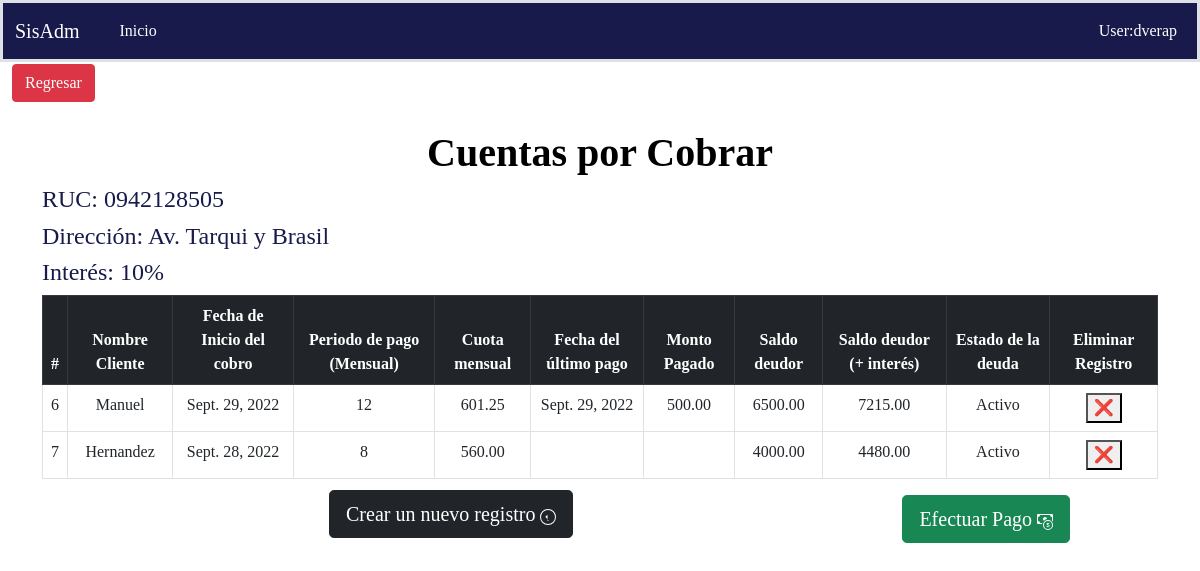
Screenshot of /cuenta_cobrar/cobro/ with the database file from the repository.
### Aplicacion/cuenta_cobrar/models.py (models this page shows, shortened)
class Cabecera(models.Model):
    nombre = models.ForeignKey(Cliente, on_delete=models.CASCADE, null=True, blank=True, verbose_name='Cliente')
    deuda = models.DecimalField(default=0.00, max_digits=9, decimal_places=2, verbose_name='Monto a diferir')
    fecha_cobro = models.DateField('Fecha inicio cobro', blank=False, null=False,default=timezone.now)
    meses_a_diferir = models.IntegerField(blank=False, null=False)
    saldo_interes = models.DecimalField(default=0.00, max_digits=9, decimal_places=2, verbose_name='Deuda')
    cuota_mensual = models.DecimalField(max_digits=7,decimal_places=2,verbose_name='Cuota Mensual',default=0.00)
    class Meta:
        verbose_name = "Cabecera"
        verbose_name_plural = "Cabeceras"
        ordering = ('nombre',)

class Cliente(models.Model):
    nombre = models.CharField(max_length=200, unique=True)
    direccion = models.CharField(max_length=200, blank=True, null=True, verbose_name='Dirección')
    telefonos = models.CharField(max_length=50, blank=True, null=True)
    email = models.CharField(max_length=100,unique=True)
    def __str__(self):
        return "{}".format(self.nombre)

class PagoDeuda(models.Model):
    cabecera = models.ForeignKey(Cabecera, on_delete=models.CASCADE, null=True, blank=True, verbose_name='Cliente')
    abono = models.DecimalField(default=0.00, max_digits=9, decimal_places=2, verbose_name='Pago')
    fecha_ab = models.DateField('Fecha de pago',default=timezone.now,null = False,blank = False)
    class Meta:
        pass

### Aplicacion/cuenta_cobrar/views/cuenta/views.py (the view)
# urls.py: path('cobro/', DetalleListView.as_view(), name="cobro"),
class DetalleListView(ListView):
    template_name = "main_cobro.html"
    context_object_name = 'cobro'
    model = Cabecera
    def get_context_data(self, **kwargs):
        context = super().get_context_data(**kwargs)
        context['url_anterior'] = '/cuenta_cobrar/tarjetas'
        context['listar_url'] = '/menu'
        context['titulo'] = 'Cuentas por Cobrar'
        context['registro'] = PagoDeuda.objects.filter()
        return context

### Aplicacion/cuenta_cobrar/templates/main_cobro.html (shortened to what this page needs)
{% extends 'base.html' %}
{% load static %}
{% block headcss %}
    <link rel="stylesheet" href="{% static "css/diseño.css" %}">
{% endblock %}
{% block regresar %}
     <a class="btn btn btn-danger" href="{{url_anterior}}">
            Regresar
      </a>
{% endblock %}
{% block main %}
    <div class="container-lg tablaCabecera">
        <h1 class="nom_empr"> <b>{{ titulo }}</b></h1>
         <h4> RUC: 0942128505 </h4>
         <h4> Dirección: Av. Tarqui y Brasil </h4>
         <h4> Interés: 10% </h4>
    </div>
    <div class="container-lg table-responsive ">
        <table class="table table-hover table-bordered " >
            <thead class="table-dark" >
            <tr>
               <th scope="col">#</th>
               <th scope="col" >Nombre Cliente</th>
               <th scope="col">Fecha de Inicio del cobro</th>
               <th scope="col"> Periodo de pago (Mensual)</th>
               <th scope="col">Cuota mensual</th>
               <th scope="col"> Fecha del último pago</th>
               <th scope="col"> Monto Pagado </th>
               <th scope="col">Saldo deudor</th>
                 <th scope="col">Saldo deudor (+ interés)</th>
               <th scope="col"> Estado de la deuda </th>
                 <th scope="col"> Eliminar Registro </th>
             </tr>
           </thead>
           <tbody>
           {% block rows %}
               <tbody>
               {% for object in cobro %}
                   <tr>
                       <td>{{ object.id }}</td>
                       <td>{{ object.nombre }}</td>
                       <td>{{ object.fecha_cobro}}</td>
                       <td>{{ object.meses_a_diferir }}</td>
                       <td>{{ object.cuota_mensual }}</td>
                       <td> {% for regis in registro %}
                               {% if object.id ==  regis.cabecera_id %}
                                    {{ regis.fecha_ab }}
                               {% endif %}
                           {% endfor %}</td>
                       <td>{% for regis in registro %}
                                {% if object.id ==  regis.cabecera_id%}
                                    {{ regis.abono }}
                                {% endif %}
                           {% endfor %}</td>
                       <td>{{ object.deuda }}</td>
                       <td>{{ object.saldo_interes }}</td>
                       <td>{% if object.deuda != 0 %}
                                  Activo
                           {% elif object.deuda == 0 %}
                                  Inactivo
                           {% endif %}</td>
                       <td>
                           <button onclick="abrir_modal_eliminar('{% url 'cuenta_cobrar:eliminar' object.id %}')">
                                   ❌
                           </button>
                       </td>
                    </tr>
               {% endfor %}
                </tbody>
             {% endblock %}
         </table>
     </div>
    <div class=" container-lg row row-cols-2 row-cols-lg-5 g-2 g-lg-3 ">
         <div class="col cent" >
             <button class="btn btn-dark btn-lg" onclick="abrir_modal('{% url 'cuenta_cobrar:crearcuenta' %}')">
                     Crear un nuevo registro
             </button>
         </div>
            <div>
                <button class="btn btn-success btn-lg" onclick="abrir_modal_pago('{% url 'cuenta_cobrar:crear' %}')">
                        Efectuar Pago
                </button>
            </div>
         </div>
{% endblock %}

### static/css/estilo.css (style rules this page uses)
body { background-color:black; background-image: radial-gradient(#6e6c6c, rgba(245, 248, 245, 0.2) 2px, transparent 40px), radial-gradient(white, rgba(255,255,255,.15) 1px, transparent 30px), radial-gradient(white, rgba(255,255,255,.1) 2px, transparent 40px), radial-gradient(rgba(255,255,255,.4), rgba(255,255,255,.1) 2px, transparent 30px); background-size: 550px 550px, 350px 350px, 250px 250px, 150px 150px; background-position: 0 0, 40px 60px, 130px 270px, 70px 100px; color: #171a4a; }

### static/css/diseño.css (style rules this page uses)
body { font-family: "Droid Sans Mono Slashed"; }
th, td { text-align: center; }
.cent { margin-right: auto; margin-left: auto; }
.cent { width: fit-content; margin: 1% auto; }
h1 { text-align: center; color: black; }

### rows the page displays
Cabecera: id "6", nombre "Manuel", fecha_cobro "Sept. 29, 2022", meses_a_diferir "12", cuota_mensual "601.25", deuda "6500.00", saldo_interes "7215.00", shows "Activo"
PagoDeuda: fecha_ab "Sept. 29, 2022", abono "500.00"
Cabecera: id "7", nombre "Hernandez", fecha_cobro "Sept. 28, 2022", meses_a_diferir "8", cuota_mensual "560.00", deuda "4000.00", saldo_interes "4480.00", shows "Activo"

### other values shown
{{ titulo }} "Cuentas por Cobrar"
